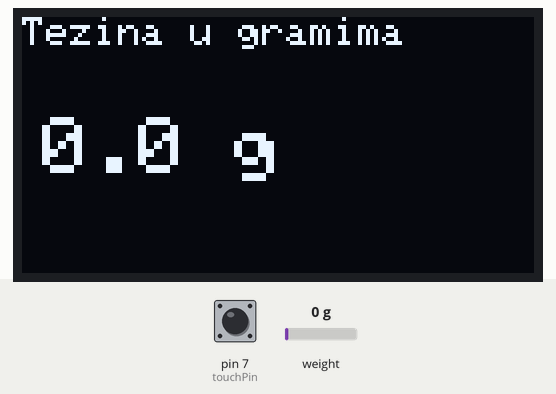
Bench run of a sketch on a simulated Arduino Uno, built with avr-gcc and run on an emulated ATmega328P. Shown: 128×64 one-colour display. The inputs (shaded band) are chosen by the test bench; at power-on: weight on the scale 0 g, pin 7 (touchPin) LOW. What the sketch prints to the serial monitor is not drawn.

Above: at 9.0 s.
9.1 s: weight on the scale set to 100 g
At 9.7 s:
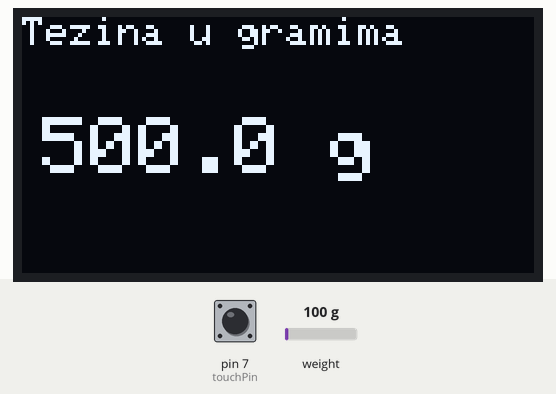
10.9 s: weight on the scale set to 1250 g
At 12.7 s:
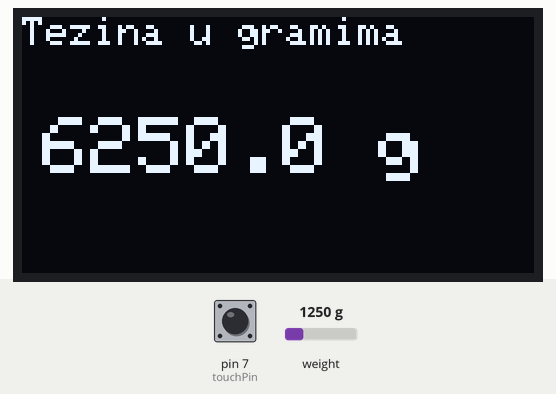
13.5 s: weight on the scale set to 2500 g
At 15.8 s:
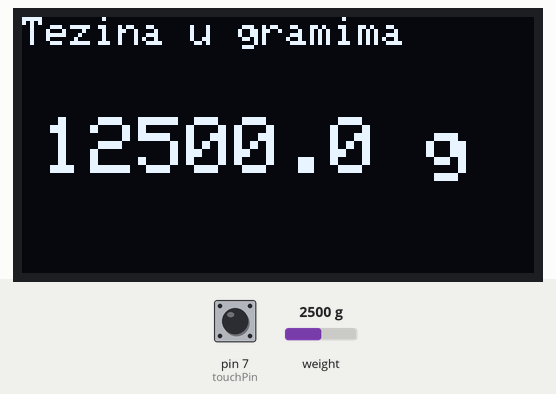
16.2 s: pin 7 (touchPin) pulsed HIGH 5 times (0.12 s each, 0.3 s apart)
At 19.6 s:
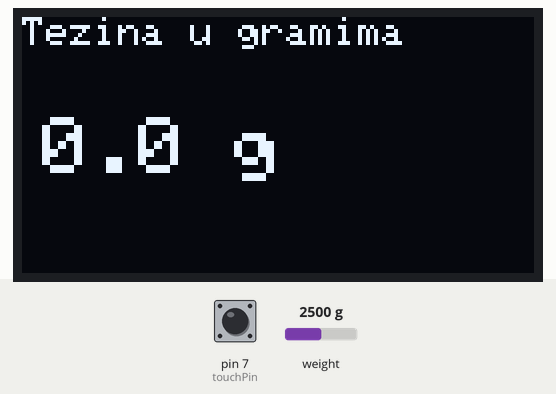
22.3 s: weight on the scale set to 4900 g
At 23.5 s:
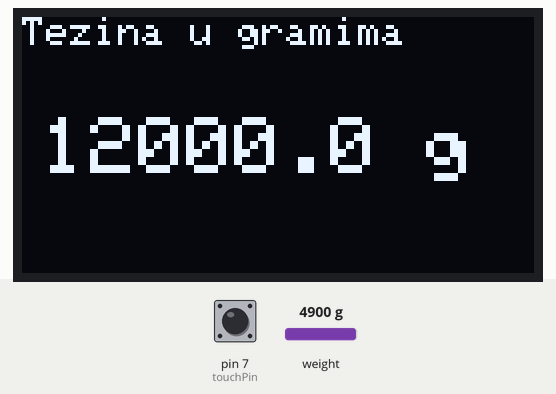
Timing chart, 0 to 24.8 s (numbered marks = the images above; inputs shaded):
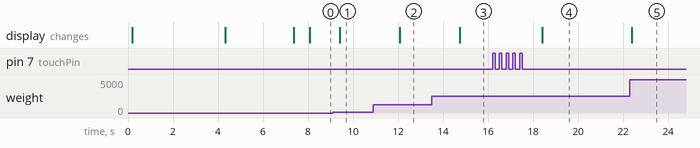

Measured:
- after the input at 9.1 s, the display: changes after 0.32 s (image 1)
- after the input at 10.9 s, the display: changes after 1.2 s (image 2)
- after the input at 13.5 s, the display: changes after 1.2 s (image 3)
- after the input at 16.2 s, the display: changes after 2.2 s (image 4)
- after the input at 22.3 s, the display: changes after 0.09 s (image 5)

The sketch:

hx711_vaga.ino
```cpp
#include <HX711.h>
#include <Wire.h>
#include <Adafruit_GFX.h>
#include <Adafruit_SSD1306.h>
HX711 scale;
#define OLED_RESET 4
Adafruit_SSD1306 display (OLED_RESET);
const int touchPin = 7;
int touchState = 0;
void setup() {
  Serial.begin(9600);
  pinMode(touchPin, INPUT);
  display.begin(SSD1306_SWITCHCAPVCC, 0x3C);
  display.clearDisplay();
  display.display();
  Serial.println("HX711 Demo");

  Serial.println("Initializing the scale");
  // parameter "gain" is ommited; the default value 128 is used by the library
  // HX711.DOUT  - pin #A1
  // HX711.PD_SCK - pin #A0
  scale.begin(A1, A0);

  Serial.println("Before setting up the scale:");
  Serial.print("read: \t\t");
  Serial.println(scale.read());     // print a raw reading from the ADC

  display.clearDisplay();
  display.setTextSize(1);
  display.setTextColor(WHITE);
  display.setCursor(0,0);
  display.print("KALIBRACIJA");
  display.setCursor(0,16);
  display.print("Predpodesavanje");
  display.display();

  Serial.print("read average: \t\t");
  Serial.println(scale.read_average(20));   // print the average of 20 readings from the ADC


  Serial.print("get value: \t\t");
  Serial.println(scale.get_value(5));   // print the average of 5 readings from the ADC minus the tare weight (not set yet)


  Serial.print("get units: \t\t");
  Serial.println(scale.get_units(5), 1);  // print the average of 5 readings from the ADC minus tare weight (not set) divided
            // by the SCALE parameter (not set yet)


  scale.set_scale(2280.f);                      // this value is obtained by calibrating the scale with known weights; see the README for details
  scale.tare();               // reset the scale to 0

  Serial.println("After setting up the scale:");

  Serial.print("read: \t\t");
  Serial.println(scale.read());                 // print a raw reading from the ADC
  display.clearDisplay();
  display.setTextSize(1);
  display.setTextColor(WHITE);
  display.setCursor(0,0);
  display.print("KALIBRACIJA");
  display.setCursor(0,16);
  display.print("Podesavanje");

  display.display();

  Serial.print("read average: \t\t");
  Serial.println(scale.read_average(20));       // print the average of 20 readings from the ADC


  Serial.print("get value: \t\t");
  Serial.println(scale.get_value(5));   // print the average of 5 readings from the ADC minus the tare weight, set with tare()


  Serial.print("get units: \t\t");
  Serial.println(scale.get_units(5), 1);        // print the average of 5 readings from the ADC minus tare weight, divided
            // by the SCALE parameter set with set_scale


  Serial.println("Readings:");
  display.clearDisplay();
  display.setTextSize(1);
  display.setTextColor(WHITE);
  display.setCursor(0,0);
  display.print("Spremna za rad");
  display.display();
  delay(500);
}

void loop() {
  touchState = digitalRead(touchPin);
  Serial.println(touchState);
  if(touchState == 1){
    scale.tare();
    }
  Serial.print("one reading:\t");
  Serial.print((scale.get_units()*5), 1);
  display.clearDisplay();
  display.setTextSize(1);
  display.setTextColor(WHITE);
  display.setCursor(0,0);
  display.print("Tezina u gramima");
  display.setTextSize(2);
  display.setCursor(5,25);
  display.print((scale.get_units()*5), 1);
  display.print(" g");
  display.display();
  Serial.print("\t| average:\t");
  Serial.println(scale.get_units(10), 1);

  scale.power_down();             // put the ADC in sleep mode
  delay(100);
  scale.power_up();
}
```
